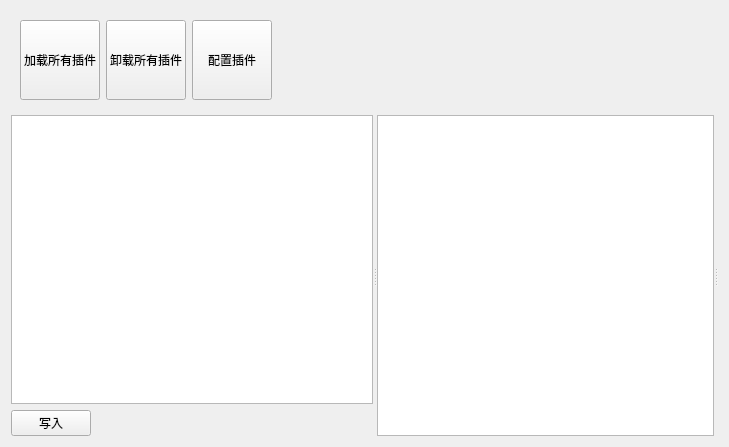
<?xml version="1.0" encoding="UTF-8"?>
<ui version="4.0">
 <class>Widget</class>
 <widget class="QWidget" name="Widget">
  <property name="geometry">
   <rect>
    <x>0</x>
    <y>0</y>
    <width>729</width>
    <height>447</height>
   </rect>
  </property>
  <property name="windowTitle">
   <string>Widget</string>
  </property>
  <layout class="QVBoxLayout" name="verticalLayout" stretch="1,10">
   <item>
    <widget class="QWidget" name="widget" native="true">
     <layout class="QHBoxLayout" name="horizontalLayout">
      <item>
       <widget class="QPushButton" name="pushButton">
        <property name="minimumSize">
         <size>
          <width>0</width>
          <height>80</height>
         </size>
        </property>
        <property name="maximumSize">
         <size>
          <width>16777215</width>
          <height>80</height>
         </size>
        </property>
        <property name="text">
         <string>加载所有插件</string>
        </property>
       </widget>
      </item>
      <item>
       <widget class="QPushButton" name="pushButton_3">
        <property name="minimumSize">
         <size>
          <width>0</width>
          <height>80</height>
         </size>
        </property>
        <property name="maximumSize">
         <size>
          <width>16777215</width>
          <height>80</height>
         </size>
        </property>
        <property name="text">
         <string>卸载所有插件</string>
        </property>
       </widget>
      </item>
      <item>
       <widget class="QPushButton" name="pushButton_broadcast">
        <property name="minimumSize">
         <size>
          <width>0</width>
          <height>80</height>
         </size>
        </property>
        <property name="maximumSize">
         <size>
          <width>16777215</width>
          <height>80</height>
         </size>
        </property>
        <property name="text">
         <string>配置插件</string>
        </property>
       </widget>
      </item>
      <item>
       <spacer name="horizontalSpacer_2">
        <property name="orientation">
         <enum>Qt::Horizontal</enum>
        </property>
        <property name="sizeHint" stdset="0">
         <size>
          <width>40</width>
          <height>20</height>
         </size>
        </property>
       </spacer>
      </item>
     </layout>
    </widget>
   </item>
   <item>
    <widget class="QSplitter" name="splitter">
     <property name="orientation">
      <enum>Qt::Horizontal</enum>
     </property>
     <widget class="QWidget" name="widget_2" native="true">
      <layout class="QGridLayout" name="gridLayout">
       <item row="0" column="0" colspan="2">
        <widget class="QPlainTextEdit" name="plainTextEdit"/>
       </item>
       <item row="1" column="0">
        <widget class="QPushButton" name="pushButton_write">
         <property name="text">
          <string>写入</string>
         </property>
        </widget>
       </item>
       <item row="1" column="1">
        <spacer name="horizontalSpacer">
         <property name="orientation">
          <enum>Qt::Horizontal</enum>
         </property>
         <property name="sizeHint" stdset="0">
          <size>
           <width>189</width>
           <height>20</height>
          </size>
         </property>
        </spacer>
       </item>
      </layout>
     </widget>
     <widget class="QListWidget" name="listWidget"/>
     <widget class="QStackedWidget" name="stackedWidget">
      <property name="sizePolicy">
       <sizepolicy hsizetype="Preferred" vsizetype="Preferred">
        <horstretch>0</horstretch>
        <verstretch>0</verstretch>
       </sizepolicy>
      </property>
     </widget>
    </widget>
   </item>
  </layout>
 </widget>
 <resources/>
 <connections/>
</ui>
